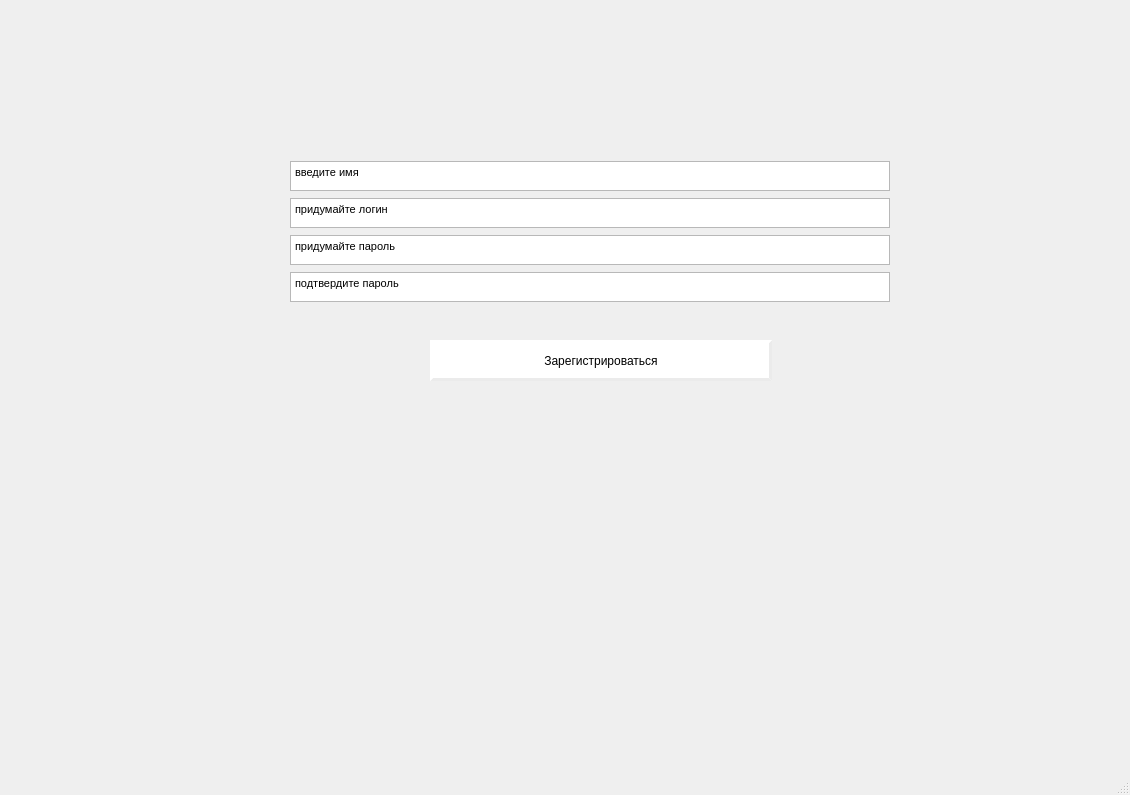
<?xml version="1.0" encoding="UTF-8"?>
<ui version="4.0">
 <class>MainWindow</class>
 <widget class="QMainWindow" name="MainWindow">
  <property name="geometry">
   <rect>
    <x>0</x>
    <y>0</y>
    <width>1130</width>
    <height>795</height>
   </rect>
  </property>
  <property name="minimumSize">
   <size>
    <width>1130</width>
    <height>795</height>
   </size>
  </property>
  <property name="maximumSize">
   <size>
    <width>1130</width>
    <height>795</height>
   </size>
  </property>
  <property name="windowTitle">
   <string>MainWindow</string>
  </property>
  <property name="styleSheet">
   <string notr="true">QMainWindow
{
 border-image: url(C:/PyQt/pythonProject/site_page/fon.png)
}


QPushButton
{	
	 font: 10pt &quot;Segoe Script&quot;;
	 background-color: rgb(255, 255, 255);
	 border-style: outset;
	 border-width: 3px;
	 border-color: rgb(235, 235, 235);
	 color: black;
}

QPushButton:hover
{
	background-color:rgb(247, 214, 239);
	border-width: 2px;
	border-color: rgb(235, 235, 235);
}

QPushButton:pressed
{
	background-color: rgb(231, 200, 225);
	border-width: 2px;
	border-color: rgb(235, 235, 235);
}</string>
  </property>
  <widget class="QWidget" name="centralwidget">
   <widget class="QLabel" name="label">
    <property name="geometry">
     <rect>
      <x>540</x>
      <y>50</y>
      <width>91</width>
      <height>81</height>
     </rect>
    </property>
    <property name="minimumSize">
     <size>
      <width>91</width>
      <height>81</height>
     </size>
    </property>
    <property name="maximumSize">
     <size>
      <width>91</width>
      <height>81</height>
     </size>
    </property>
    <property name="contextMenuPolicy">
     <enum>Qt::NoContextMenu</enum>
    </property>
    <property name="styleSheet">
     <string notr="true">QLabel
{
	 border-image: url(C:/PyQt/pythonProject/site_page/user7.png);
}

</string>
    </property>
    <property name="text">
     <string/>
    </property>
   </widget>
   <widget class="QPushButton" name="pushButton_login">
    <property name="geometry">
     <rect>
      <x>430</x>
      <y>340</y>
      <width>342</width>
      <height>41</height>
     </rect>
    </property>
    <property name="minimumSize">
     <size>
      <width>342</width>
      <height>41</height>
     </size>
    </property>
    <property name="maximumSize">
     <size>
      <width>342</width>
      <height>41</height>
     </size>
    </property>
    <property name="text">
     <string>Зарегистрироваться</string>
    </property>
   </widget>
   <widget class="QLabel" name="result_reg_label">
    <property name="geometry">
     <rect>
      <x>260</x>
      <y>420</y>
      <width>661</width>
      <height>31</height>
     </rect>
    </property>
    <property name="text">
     <string/>
    </property>
   </widget>
   <widget class="QWidget" name="layoutWidget">
    <property name="geometry">
     <rect>
      <x>290</x>
      <y>160</y>
      <width>602</width>
      <height>143</height>
     </rect>
    </property>
    <layout class="QVBoxLayout" name="verticalLayout">
     <item>
      <widget class="QTextEdit" name="name_text_edit">
       <property name="minimumSize">
        <size>
         <width>600</width>
         <height>30</height>
        </size>
       </property>
       <property name="maximumSize">
        <size>
         <width>600</width>
         <height>30</height>
        </size>
       </property>
       <property name="styleSheet">
        <string notr="true"/>
       </property>
       <property name="html">
        <string>&lt;!DOCTYPE HTML PUBLIC &quot;-//W3C//DTD HTML 4.0//EN&quot; &quot;http://www.w3.org/TR/REC-html40/strict.dtd&quot;&gt;
&lt;html&gt;&lt;head&gt;&lt;meta name=&quot;qrichtext&quot; content=&quot;1&quot; /&gt;&lt;style type=&quot;text/css&quot;&gt;
p, li { white-space: pre-wrap; }
&lt;/style&gt;&lt;/head&gt;&lt;body style=&quot; font-family:'MS Shell Dlg 2'; font-size:9.6pt; font-weight:400; font-style:normal;&quot;&gt;
&lt;p style=&quot; margin-top:0px; margin-bottom:0px; margin-left:0px; margin-right:0px; -qt-block-indent:0; text-indent:0px;&quot;&gt;&lt;span style=&quot; font-size:8pt; color:#000000;&quot;&gt;введите имя&lt;/span&gt;&lt;/p&gt;&lt;/body&gt;&lt;/html&gt;</string>
       </property>
      </widget>
     </item>
     <item>
      <widget class="QTextEdit" name="create_login_text_edit">
       <property name="minimumSize">
        <size>
         <width>600</width>
         <height>30</height>
        </size>
       </property>
       <property name="maximumSize">
        <size>
         <width>600</width>
         <height>30</height>
        </size>
       </property>
       <property name="styleSheet">
        <string notr="true"/>
       </property>
       <property name="html">
        <string>&lt;!DOCTYPE HTML PUBLIC &quot;-//W3C//DTD HTML 4.0//EN&quot; &quot;http://www.w3.org/TR/REC-html40/strict.dtd&quot;&gt;
&lt;html&gt;&lt;head&gt;&lt;meta name=&quot;qrichtext&quot; content=&quot;1&quot; /&gt;&lt;style type=&quot;text/css&quot;&gt;
p, li { white-space: pre-wrap; }
&lt;/style&gt;&lt;/head&gt;&lt;body style=&quot; font-family:'MS Shell Dlg 2'; font-size:9.6pt; font-weight:400; font-style:normal;&quot;&gt;
&lt;p style=&quot; margin-top:0px; margin-bottom:0px; margin-left:0px; margin-right:0px; -qt-block-indent:0; text-indent:0px;&quot;&gt;&lt;span style=&quot; font-size:8pt; color:#000000;&quot;&gt;придумайте логин&lt;/span&gt;&lt;/p&gt;&lt;/body&gt;&lt;/html&gt;</string>
       </property>
      </widget>
     </item>
     <item>
      <widget class="QTextEdit" name="create_password_text_edit">
       <property name="minimumSize">
        <size>
         <width>600</width>
         <height>30</height>
        </size>
       </property>
       <property name="maximumSize">
        <size>
         <width>600</width>
         <height>30</height>
        </size>
       </property>
       <property name="styleSheet">
        <string notr="true"/>
       </property>
       <property name="html">
        <string>&lt;!DOCTYPE HTML PUBLIC &quot;-//W3C//DTD HTML 4.0//EN&quot; &quot;http://www.w3.org/TR/REC-html40/strict.dtd&quot;&gt;
&lt;html&gt;&lt;head&gt;&lt;meta name=&quot;qrichtext&quot; content=&quot;1&quot; /&gt;&lt;style type=&quot;text/css&quot;&gt;
p, li { white-space: pre-wrap; }
&lt;/style&gt;&lt;/head&gt;&lt;body style=&quot; font-family:'MS Shell Dlg 2'; font-size:9.6pt; font-weight:400; font-style:normal;&quot;&gt;
&lt;p style=&quot; margin-top:0px; margin-bottom:0px; margin-left:0px; margin-right:0px; -qt-block-indent:0; text-indent:0px;&quot;&gt;&lt;span style=&quot; font-size:8pt; color:#000000;&quot;&gt;придумайте пароль&lt;/span&gt;&lt;/p&gt;&lt;/body&gt;&lt;/html&gt;</string>
       </property>
      </widget>
     </item>
     <item>
      <widget class="QTextEdit" name="confim_password_text_edit">
       <property name="minimumSize">
        <size>
         <width>600</width>
         <height>30</height>
        </size>
       </property>
       <property name="maximumSize">
        <size>
         <width>600</width>
         <height>30</height>
        </size>
       </property>
       <property name="styleSheet">
        <string notr="true"/>
       </property>
       <property name="html">
        <string>&lt;!DOCTYPE HTML PUBLIC &quot;-//W3C//DTD HTML 4.0//EN&quot; &quot;http://www.w3.org/TR/REC-html40/strict.dtd&quot;&gt;
&lt;html&gt;&lt;head&gt;&lt;meta name=&quot;qrichtext&quot; content=&quot;1&quot; /&gt;&lt;style type=&quot;text/css&quot;&gt;
p, li { white-space: pre-wrap; }
&lt;/style&gt;&lt;/head&gt;&lt;body style=&quot; font-family:'MS Shell Dlg 2'; font-size:9.6pt; font-weight:400; font-style:normal;&quot;&gt;
&lt;p style=&quot; margin-top:0px; margin-bottom:0px; margin-left:0px; margin-right:0px; -qt-block-indent:0; text-indent:0px;&quot;&gt;&lt;span style=&quot; font-size:8pt; color:#000000;&quot;&gt;подтвердите пароль&lt;/span&gt;&lt;/p&gt;&lt;/body&gt;&lt;/html&gt;</string>
       </property>
      </widget>
     </item>
    </layout>
   </widget>
  </widget>
  <widget class="QMenuBar" name="menubar">
   <property name="geometry">
    <rect>
     <x>0</x>
     <y>0</y>
     <width>1130</width>
     <height>26</height>
    </rect>
   </property>
  </widget>
  <widget class="QStatusBar" name="statusbar"/>
 </widget>
 <resources/>
 <connections/>
</ui>
